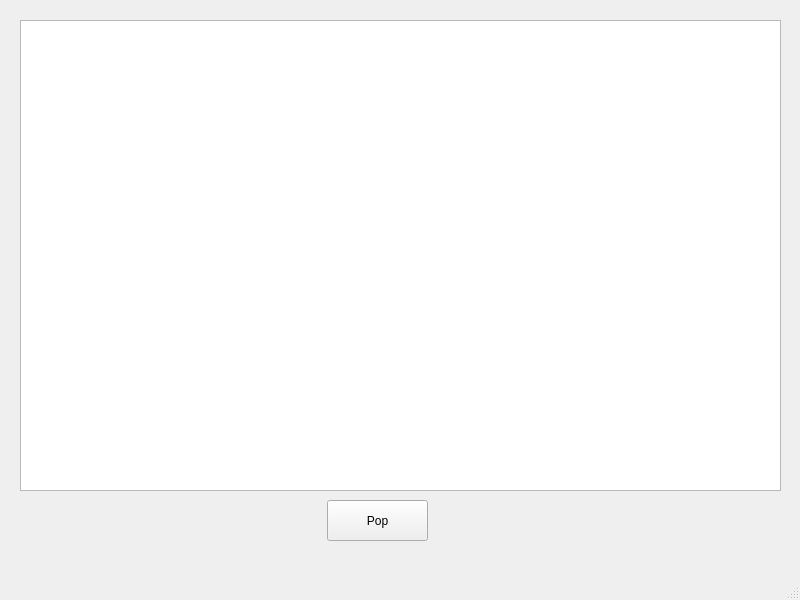
<?xml version="1.0" encoding="UTF-8"?>
<ui version="4.0">
 <class>MainWindow</class>
 <widget class="QMainWindow" name="MainWindow">
  <property name="geometry">
   <rect>
    <x>0</x>
    <y>0</y>
    <width>800</width>
    <height>600</height>
   </rect>
  </property>
  <property name="windowTitle">
   <string>MainWindow</string>
  </property>
  <widget class="QWidget" name="centralwidget">
   <widget class="QGraphicsView" name="graphicsView">
    <property name="geometry">
     <rect>
      <x>20</x>
      <y>20</y>
      <width>761</width>
      <height>471</height>
     </rect>
    </property>
   </widget>
   <widget class="QPushButton" name="pushButton">
    <property name="geometry">
     <rect>
      <x>327</x>
      <y>500</y>
      <width>101</width>
      <height>41</height>
     </rect>
    </property>
    <property name="text">
     <string>Pop</string>
    </property>
   </widget>
  </widget>
  <widget class="QMenuBar" name="menubar">
   <property name="geometry">
    <rect>
     <x>0</x>
     <y>0</y>
     <width>800</width>
     <height>22</height>
    </rect>
   </property>
  </widget>
  <widget class="QStatusBar" name="statusbar"/>
 </widget>
 <resources/>
 <connections/>
</ui>
